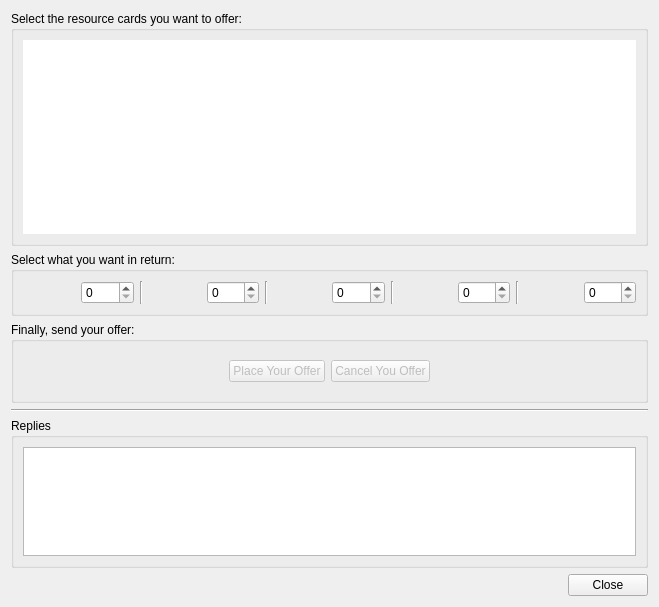
<?xml version="1.0" encoding="UTF-8"?>
<ui version="4.0">
 <class>TradeForm</class>
 <widget class="QDialog" name="TradeForm">
  <property name="geometry">
   <rect>
    <x>0</x>
    <y>0</y>
    <width>659</width>
    <height>607</height>
   </rect>
  </property>
  <property name="sizePolicy">
   <sizepolicy hsizetype="Fixed" vsizetype="Fixed">
    <horstretch>0</horstretch>
    <verstretch>0</verstretch>
   </sizepolicy>
  </property>
  <property name="windowTitle">
   <string>Trade</string>
  </property>
  <layout class="QVBoxLayout" name="verticalLayout">
   <item>
    <widget class="QGroupBox" name="groupBox">
     <property name="sizePolicy">
      <sizepolicy hsizetype="Preferred" vsizetype="Expanding">
       <horstretch>0</horstretch>
       <verstretch>0</verstretch>
      </sizepolicy>
     </property>
     <property name="title">
      <string>Select the resource cards you want to offer:</string>
     </property>
     <layout class="QVBoxLayout" name="verticalLayout_2">
      <item>
       <widget class="QGraphicsView" name="graphicsViewCardSelection">
        <property name="autoFillBackground">
         <bool>false</bool>
        </property>
        <property name="frameShape">
         <enum>QFrame::NoFrame</enum>
        </property>
        <property name="frameShadow">
         <enum>QFrame::Plain</enum>
        </property>
        <property name="lineWidth">
         <number>1</number>
        </property>
        <property name="verticalScrollBarPolicy">
         <enum>Qt::ScrollBarAlwaysOff</enum>
        </property>
        <property name="horizontalScrollBarPolicy">
         <enum>Qt::ScrollBarAlwaysOff</enum>
        </property>
       </widget>
      </item>
     </layout>
    </widget>
   </item>
   <item>
    <widget class="QGroupBox" name="grouBoxTrade">
     <property name="title">
      <string>Select what you want in return:</string>
     </property>
     <layout class="QGridLayout" name="gridLayout">
      <item row="2" column="1">
       <widget class="QSpinBox" name="spinLumberWant"/>
      </item>
      <item row="2" column="4">
       <widget class="QSpinBox" name="spinClayWant"/>
      </item>
      <item row="2" column="7">
       <widget class="QSpinBox" name="spinWoolWant"/>
      </item>
      <item row="2" column="10">
       <widget class="QSpinBox" name="labelWeatWant"/>
      </item>
      <item row="2" column="13">
       <widget class="QSpinBox" name="spinOreWant"/>
      </item>
      <item row="2" column="0">
       <widget class="QLabel" name="labelLumber">
        <property name="text">
         <string/>
        </property>
        <property name="pixmap">
         <pixmap resource="../resources/Resources.qrc">:/Images/Lumber.png</pixmap>
        </property>
        <property name="alignment">
         <set>Qt::AlignCenter</set>
        </property>
       </widget>
      </item>
      <item row="2" column="3">
       <widget class="QLabel" name="labelClay">
        <property name="text">
         <string/>
        </property>
        <property name="pixmap">
         <pixmap resource="../resources/Resources.qrc">:/Images/Clay.png</pixmap>
        </property>
        <property name="alignment">
         <set>Qt::AlignCenter</set>
        </property>
       </widget>
      </item>
      <item row="2" column="6">
       <widget class="QLabel" name="labelWool">
        <property name="text">
         <string/>
        </property>
        <property name="pixmap">
         <pixmap resource="../resources/Resources.qrc">:/Images/Wool.png</pixmap>
        </property>
        <property name="alignment">
         <set>Qt::AlignCenter</set>
        </property>
       </widget>
      </item>
      <item row="2" column="9">
       <widget class="QLabel" name="labelWeat">
        <property name="text">
         <string/>
        </property>
        <property name="pixmap">
         <pixmap resource="../resources/Resources.qrc">:/Images/Wheat.png</pixmap>
        </property>
        <property name="alignment">
         <set>Qt::AlignCenter</set>
        </property>
       </widget>
      </item>
      <item row="2" column="12">
       <widget class="QLabel" name="labelOre">
        <property name="text">
         <string/>
        </property>
        <property name="pixmap">
         <pixmap resource="../resources/Resources.qrc">:/Images/Ore.png</pixmap>
        </property>
        <property name="alignment">
         <set>Qt::AlignCenter</set>
        </property>
       </widget>
      </item>
      <item row="2" column="2">
       <widget class="Line" name="line">
        <property name="orientation">
         <enum>Qt::Vertical</enum>
        </property>
       </widget>
      </item>
      <item row="2" column="5">
       <widget class="Line" name="line_2">
        <property name="orientation">
         <enum>Qt::Vertical</enum>
        </property>
       </widget>
      </item>
      <item row="2" column="8">
       <widget class="Line" name="line_3">
        <property name="orientation">
         <enum>Qt::Vertical</enum>
        </property>
       </widget>
      </item>
      <item row="2" column="11">
       <widget class="Line" name="line_4">
        <property name="orientation">
         <enum>Qt::Vertical</enum>
        </property>
       </widget>
      </item>
     </layout>
    </widget>
   </item>
   <item>
    <widget class="QGroupBox" name="groupBox_2">
     <property name="title">
      <string>Finally, send your offer:</string>
     </property>
     <layout class="QVBoxLayout" name="verticalLayout_3">
      <item>
       <widget class="QWidget" name="widget_2" native="true">
        <layout class="QHBoxLayout" name="horizontalLayout">
         <item>
          <spacer name="horizontalSpacer_2">
           <property name="orientation">
            <enum>Qt::Horizontal</enum>
           </property>
           <property name="sizeHint" stdset="0">
            <size>
             <width>40</width>
             <height>20</height>
            </size>
           </property>
          </spacer>
         </item>
         <item>
          <widget class="QPushButton" name="buttonPlaceOffer">
           <property name="enabled">
            <bool>false</bool>
           </property>
           <property name="text">
            <string>Place Your Offer</string>
           </property>
           <property name="autoDefault">
            <bool>false</bool>
           </property>
          </widget>
         </item>
         <item>
          <widget class="QPushButton" name="buttonCancelOffer">
           <property name="enabled">
            <bool>false</bool>
           </property>
           <property name="text">
            <string>Cancel You Offer</string>
           </property>
           <property name="autoDefault">
            <bool>false</bool>
           </property>
          </widget>
         </item>
         <item>
          <spacer name="horizontalSpacer_3">
           <property name="orientation">
            <enum>Qt::Horizontal</enum>
           </property>
           <property name="sizeHint" stdset="0">
            <size>
             <width>40</width>
             <height>20</height>
            </size>
           </property>
          </spacer>
         </item>
        </layout>
       </widget>
      </item>
     </layout>
    </widget>
   </item>
   <item>
    <widget class="Line" name="line_5">
     <property name="orientation">
      <enum>Qt::Horizontal</enum>
     </property>
    </widget>
   </item>
   <item>
    <widget class="QGroupBox" name="groupBoxReplies">
     <property name="sizePolicy">
      <sizepolicy hsizetype="Preferred" vsizetype="Preferred">
       <horstretch>0</horstretch>
       <verstretch>0</verstretch>
      </sizepolicy>
     </property>
     <property name="minimumSize">
      <size>
       <width>0</width>
       <height>150</height>
      </size>
     </property>
     <property name="maximumSize">
      <size>
       <width>16777215</width>
       <height>150</height>
      </size>
     </property>
     <property name="title">
      <string>Replies</string>
     </property>
     <layout class="QGridLayout" name="gridLayout_2">
      <item row="0" column="0">
       <widget class="QListView" name="listViewReplies"/>
      </item>
     </layout>
    </widget>
   </item>
   <item>
    <layout class="QHBoxLayout" name="layoutButtons">
     <item>
      <spacer name="horizontalSpacer">
       <property name="orientation">
        <enum>Qt::Horizontal</enum>
       </property>
       <property name="sizeHint" stdset="0">
        <size>
         <width>40</width>
         <height>20</height>
        </size>
       </property>
      </spacer>
     </item>
     <item>
      <widget class="QPushButton" name="buttonClose">
       <property name="text">
        <string>Close</string>
       </property>
       <property name="autoDefault">
        <bool>false</bool>
       </property>
      </widget>
     </item>
    </layout>
   </item>
  </layout>
 </widget>
 <resources>
  <include location="../resources/Resources.qrc"/>
 </resources>
 <connections>
  <connection>
   <sender>buttonClose</sender>
   <signal>clicked()</signal>
   <receiver>TradeForm</receiver>
   <slot>close()</slot>
   <hints>
    <hint type="sourcelabel">
     <x>606</x>
     <y>490</y>
    </hint>
    <hint type="destinationlabel">
     <x>329</x>
     <y>256</y>
    </hint>
   </hints>
  </connection>
 </connections>
</ui>
